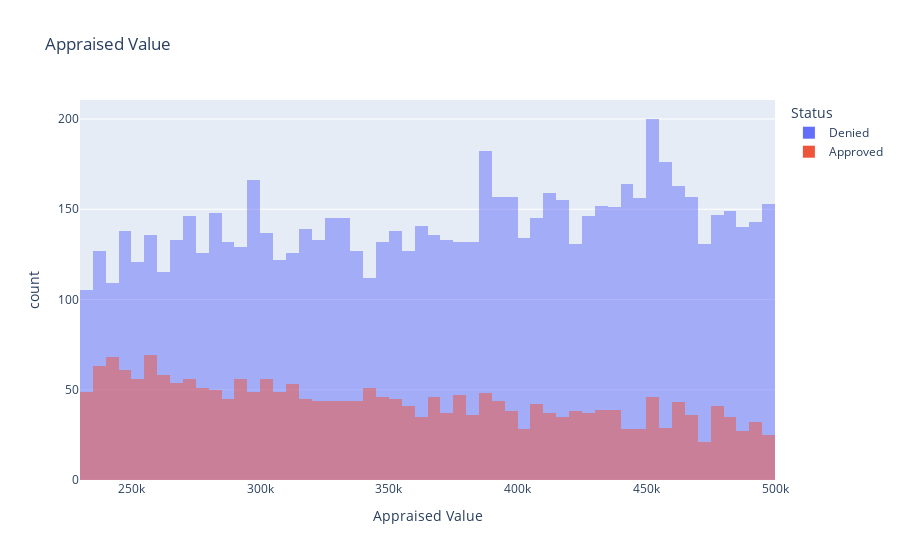

The code cell stored with this chart in its notebook:
### Code cell
px.histogram(df, x="AppraisedValue", color="Status", barmode="overlay", title="Appraised Value",
                labels={"AppraisedValue": "Appraised Value", "Status": "Status"})

### Figure 1 — Plotly figure (JSON) as saved in the notebook; plotly's stock layout.template omitted (floating-point values rounded to 4 significant figures; data arrays with more than 128 entries replaced by an {"elided": "..."} marker saying what was removed)
{"data": [{"alignmentgroup": "True", "bingroup": "x", "hovertemplate": "Status=Denied<br>Appraised Value=%{x}<br>count=%{y}<extra></extra>", "legendgroup": "Denied", "marker": {"color": "#636efa", "opacity": 0.5, "pattern": {"shape": ""}}, "name": "Denied", "offsetgroup": "Denied", "orientation": "v", "showlegend": true, "type": "histogram", "x": {"elided": "7636 int values"}, "xaxis": "x", "yaxis": "y"}, {"alignmentgroup": "True", "bingroup": "x", "hovertemplate": "Status=Approved<br>Appraised Value=%{x}<br>count=%{y}<extra></extra>", "legendgroup": "Approved", "marker": {"color": "#EF553B", "opacity": 0.5, "pattern": {"shape": ""}}, "name": "Approved", "offsetgroup": "Approved", "orientation": "v", "showlegend": true, "type": "histogram", "x": {"elided": "2364 int values"}, "xaxis": "x", "yaxis": "y"}], "layout": {"barmode": "overlay", "legend": {"title": {"text": "Status"}, "tracegroupgap": 0}, "title": {"text": "Appraised Value"}, "xaxis": {"anchor": "y", "domain": [0, 1], "title": {"text": "Appraised Value"}}, "yaxis": {"anchor": "x", "domain": [0, 1], "title": {"text": "count"}}}}
